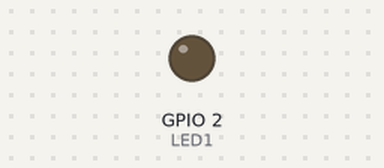
Recording of a program running on a simulated ESP32. Shown: output pins drawn as LEDs (lit = HIGH). What the program prints to the serial monitor is not drawn.

Above: at 13.7 s.
Timing chart, 0 to 18.9 s (numbered marks = the images above):
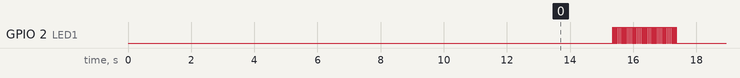

The program:

main.cpp
```cpp
#include <Arduino.h>
#include <SoftwareSerial.h>
#define sensor_baud_rate 9600 // sensor only works with baud rate of 9600
#define ESP_baud_rate 115200  // separate baud rate for ESP32 can be changed
#define LED1 2                // InBuilt led pin of ESP32

SoftwareSerial NO2_serial(18, 19); // Establising software

byte NO2_qa_mode[] = {0xFF, 0x01, 0x78, 0x04, 0x00, 0x00, 0x00, 0x00, 0x83}; // Command to start O2 sensor in QnA mode
byte NO2_read[] = {0xFF, 0x01, 0x86, 0x00, 0x00, 0x00, 0x00, 0x00, 0x79};    // command to read O2 concentration under QnA mode
byte NO2_received_bytes[9];                                                  // Array to store sensor response

float read_NO2(float *gas_con); // function to read o2 concentration
float NO2;                      // variable to store O2 value

void setup()
{
  Serial.begin(ESP_baud_rate);        // Initialise serial monitor from ESP32
  NO2_serial.begin(sensor_baud_rate); // Initialise Uart communication with O2 sensor
  pinMode(LED1, OUTPUT);              // declaring esp32 inbuilt led pin as output

  delay(1000);

  NO2_serial.write(NO2_qa_mode, sizeof(NO2_qa_mode));
  delay(250);
  NO2_serial.readBytes(NO2_received_bytes, sizeof(NO2_received_bytes));

  // prints the received bytes in serial monitor
  for (int i = 0; i <= 8; i++)
  {
    Serial.print(NO2_received_bytes[i], HEX);
    Serial.print(" ");
  }
  Serial.println();

  // sensor booting section
  Serial.println("Sensor is booting Please wait");
  int bootUP_time = 0;
  while (bootUP_time != 10)
  {
    Serial.print(".");
    delay(1000);
    bootUP_time += 1;
  }
  Serial.println();
}

void loop()
{

  delay(1840);

  read_NO2(&NO2); // passing O2 variable address to write the o2 gas concentration value in it

  Serial.printf("Present NO2 : %.2f \n", NO2); // prints O2 concentration in a serial monitor

  // code is just to print loading dots and simply blinks the builtin led in esp32 dev module
  for (int i = 0; i <= 40; i++)
  {
    digitalWrite(LED1, HIGH);
    Serial.print(".");
    delay(25);
    digitalWrite(LED1, LOW);
    delay(25);
  }
  Serial.println("");
  // End of loading dots print function
}

float read_NO2(float *gas_con)
{
  if (NO2_serial.write(NO2_read, sizeof(NO2_read)) == 9) // send O2 read command to o2 sensor and checks whether it id fully sent
  {
    delay(250);
    NO2_serial.readBytes(NO2_received_bytes, sizeof(NO2_received_bytes));
    *gas_con = NO2_received_bytes[2] * 256 + NO2_received_bytes[3]; // Substituting sensor responses to the gas concentration formula
    *gas_con = *gas_con * 0.1;
  }

  // debug code -> to print received bytes into serial monitor
  for (byte j = 0; j < 9; j++)
  {
    Serial.print(NO2_received_bytes[j], HEX); // Prints received byte from ZE03 sensor response
    Serial.print(" ");
  }
  Serial.print("\t");
  return *gas_con; // returns the gas concentration of O2
}
```

Measured:
- by itself, GPIO 2 (LED1): repeats every 5.1 s: HIGH 0.03 s, LOW 3.1 s, 40 × (HIGH 0.03 s, LOW 0.03 s)
